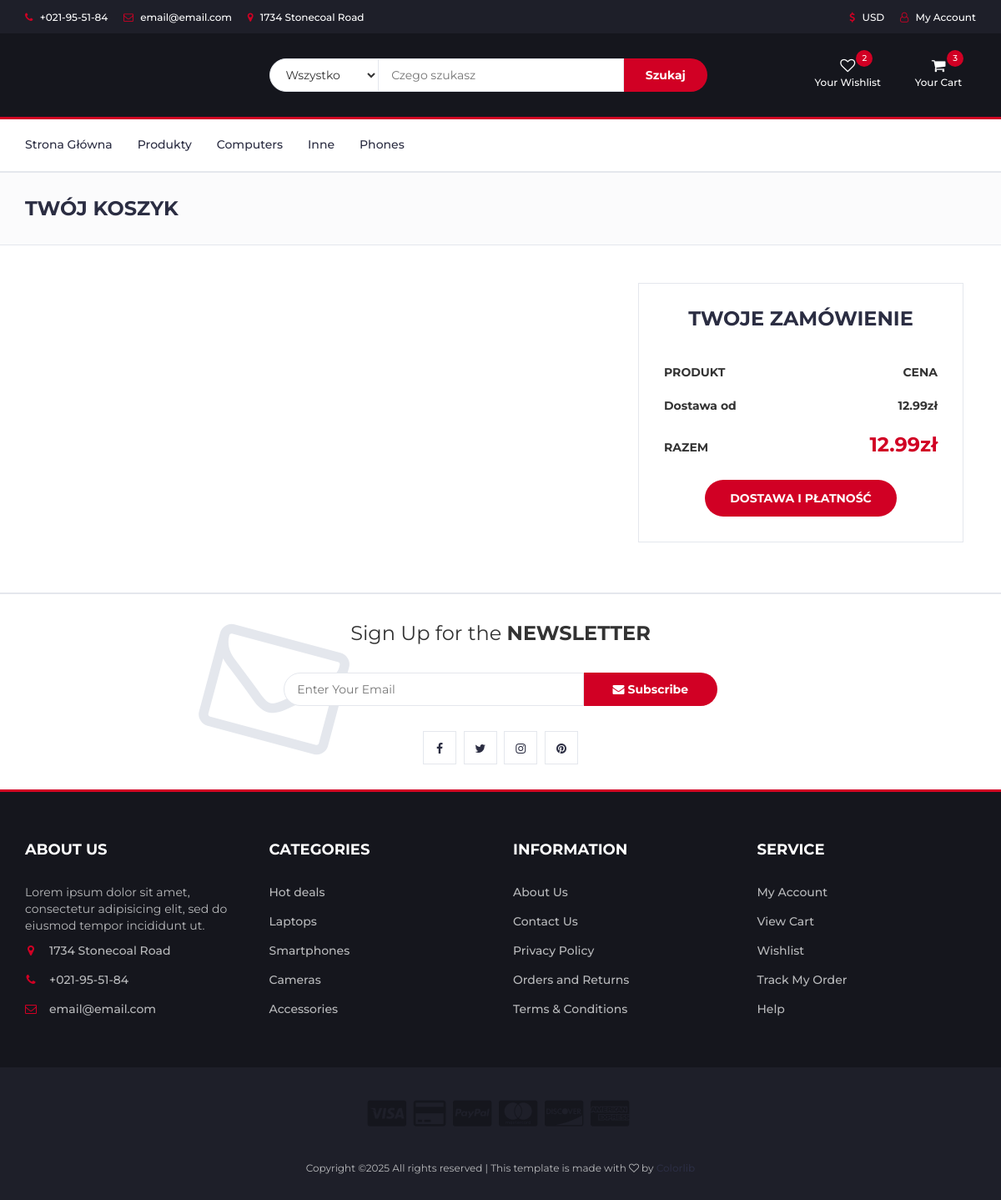
Before: /payments/cart/ (signed in) with the older database file.
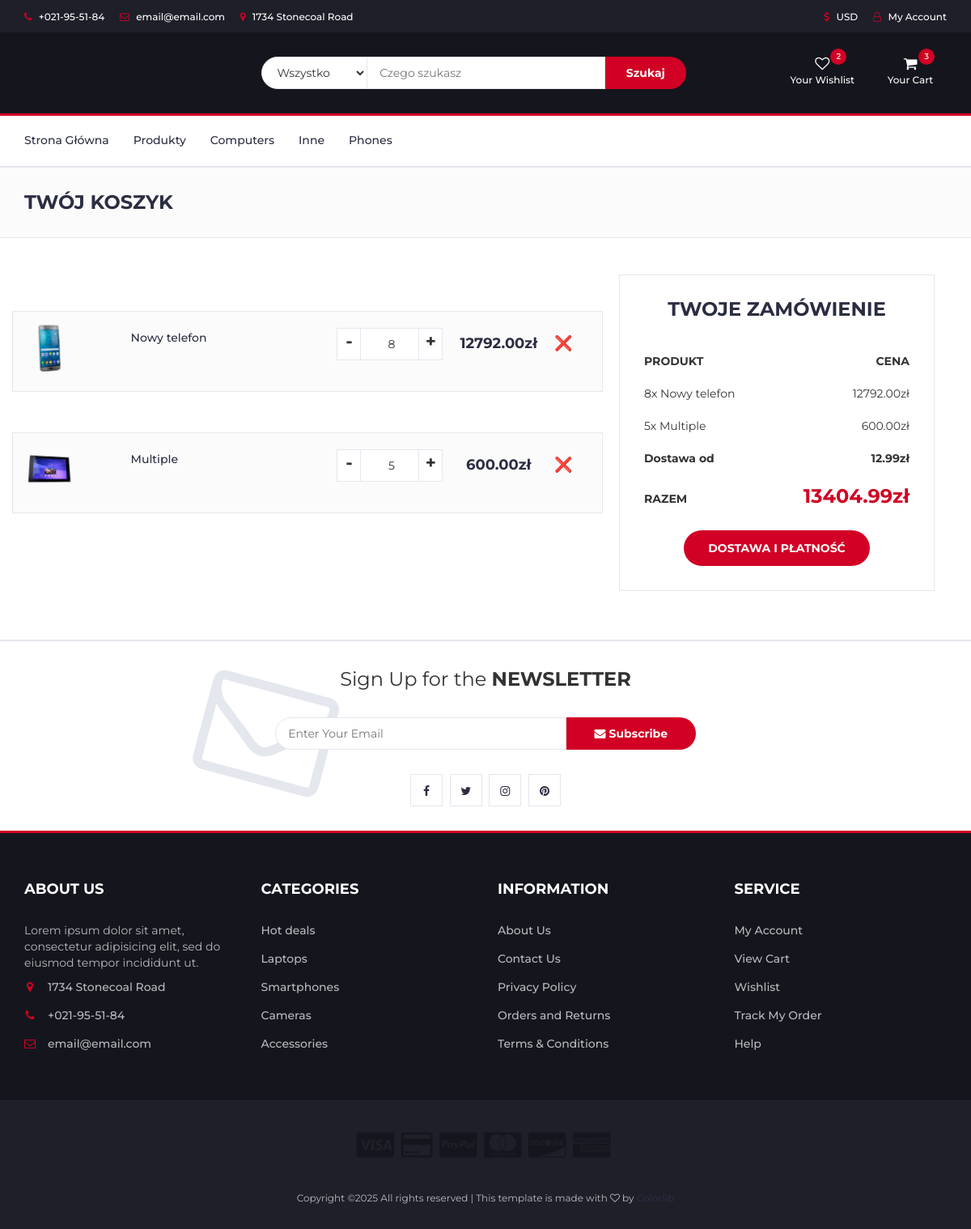
After: the same page with the newer database file.
### products/models.py (models this page shows, shortened)
class Category(models.Model):
    name = models.CharField(max_length=100, null=True)
    slug = models.SlugField(null=True, blank=True)
    banner = models.ImageField(blank=True)

class Product(models.Model):
    title = models.CharField(max_length=75)
    price = models.DecimalField(max_digits=6, default=0.00, decimal_places=2)
    description = models.TextField(blank=True)
    details = models.TextField(blank=True)
    slug = models.SlugField(null=True, blank=True)
    created_date = models.DateTimeField(auto_now_add=True)
    banner = models.ImageField(blank=True)
    quantity = models.PositiveIntegerField(default=0)
    sold_quantity = models.PositiveBigIntegerField(default=0)
    discount_percentage = models.DecimalField(max_digits=5, decimal_places=2, default=0.00)
    discounted_price = models.DecimalField(max_digits=6, decimal_places=2, default=0.00)
    is_new = models.BooleanField(default=False)
    category = models.ForeignKey(Category, on_delete=models.CASCADE, related_name='products', default="2")
    brand = models.ForeignKey(Brand, on_delete=models.CASCADE, related_name='products', null=True)

### payments/models.py (models this page shows, shortened)
class CartItem(models.Model):
    user = models.ForeignKey(User, on_delete=models.CASCADE, null=True, blank=True)
    product = models.ForeignKey(Product, on_delete=models.CASCADE)
    quantity = models.PositiveIntegerField(default=1)
    added_at = models.DateTimeField(auto_now_add=True)
    @property
    def total_price(self):
        return self.product.price * self.quantity

### payments/views.py (the view)
# urls.py: path('cart/', views.cart_detail, name="cart_detail"),
def cart_detail(request):
    categories = Category.objects.all().order_by('name').annotate(product_count=Count('products'))
    cart = Cart(request)
    cart_price = cart.get_cart_price()
    is_anymous = request.user.is_anonymous
    if request.user is not None and not is_anymous:
        cart = CartItem.objects.filter(user=request.user)
        base_fee = 12.99
        cart_price = 0
        for item in cart:
            cart_price += item.total_price
        cart_price = base_fee + float(cart_price)
    context = {
        'categories' : categories,
        'cart' : cart,
        'cart_price' : cart_price,
    }
    return render(request, 'carts/cart_detail.html', context)

### payments/models.py (called while the page is built)
    def get_cart_price(self):
        cart_price = 0
        base_fee = 12.99
        for item in self.cart:
            cart_price += self.get_total_price(item)
        cart_price = float(cart_price)
        return round(cart_price + base_fee, 2)

### payments/templates/carts/cart_detail.html (shortened to what this page needs)
{% extends 'layout.html' %}
{% block content %}
	<div id="breadcrumb" class="section">
		<div class="container">
			<div class="row">
				<div class="col-md-12">
					<h3 class="breadcrumb-header">Twój Koszyk</h3>
				</div>
			</div>
		</div>
	</div>
	<div class="section">
		<div class="container">
			<div class="row">
				<div class="col-md-8 row">
					<div class="cart-details">
						{% for item in cart %}
							<div id="cart-item-{{ item.product.id }}">
								<div class="cart-img">
									<img src="{{item.product.banner.url}}" />
								</div>
								<h5><a href="{% url 'products:page' slug=item.product.slug %}">{{ item.product.title }}</a></h5>
								<div class="cart-quantity">
									<div class="qty-label">
										<div class="input-number">
											<span class="qty-down">-</span>
											<input type="number" id="item-quantity-{{ item.product.id }}" value="{{item.quantity}}" min="0" max="{{item.product.quantity}}">
											<span class="qty-up">+</span>
										</div>
									</div>
									<div class="price-label">
										<h3 class="product-price">{{item.total_price}}zł</h3>
										<h4 class="remove-product"><a href="{% url 'payments:cart_remove' item.product.id %}">&#10060</a></h4>
									</div>
								</div>
							</div>
						{% endfor %}
					</div>
				</div>
				<div class="col-md-4 order-details">
					<div class="section-title text-center">
						<h3 class="title">Twoje zamówienie</h3>
					</div>
					<div class="order-summary">
						<div class="order-col">
							<div><strong>PRODUKT</strong></div>
							<div><strong>CENA</strong></div>
						</div>
						<div class="order-products">
							{% for item in cart %}
								<div class="order-col" id="order-item-{{item.product.id}}">
									<div>{{item.quantity}}x	{{item.product.title}}</div>
									<div>{{item.total_price}}zł</div>
								</div>
							{% endfor %}
						</div>
						<div class="order-col">
							<div><strong>Dostawa od</strong></div>
							<div><strong>12.99zł</strong></div>
						</div>
						<div class="order-col">
							<div><strong>RAZEM</strong></div>
							<div><strong class="order-total">{{cart_price}}zł</strong></div>
						</div>
					</div>
					<a href="/payments/order" class="primary-btn order-submit">Dostawa i płatność</a>
				</div>
			</div>
		</div>
	</div>
{% endblock %}

### templates/layout.html (shortened to what the changed rows need)
<!DOCTYPE html>
<html lang="pl">
    {% load static %}
	<head>
 		<link rel="stylesheet" href="{% static 'css/bootstrap.min.css' %}"/>
 		<link type="text/css" rel="stylesheet" href="{% static 'css/slick.css' %}"/>
 		<link type="text/css" rel="stylesheet" href="{% static 'css/slick-theme.css' %}"/>
 		<link type="text/css" rel="stylesheet" href="{% static 'css/nouislider.min.css' %}"/>
 		<link rel="stylesheet" href="{% static 'css/font-awesome.min.css' %}">
 		<link type="text/css" rel="stylesheet" href="{% static 'css/style.css' %}"/>
    </head>
	<body>
		<nav id="navigation">
			<div class="container">
				<div id="responsive-nav">
					<ul class="main-nav nav navbar-nav">
						{% for category in categories %}
							{% if category.slug in request.path %}
								<li class="active">
									<a href="{% url 'products:list_category' category=category.slug %}">{{ category.name }}</a>
								</li>
							{% else %}
								<li>
									<a href="{% url 'products:list_category' category=category.slug %}">{{ category.name }}</a>
								</li>
							{% endif %}
						{% endfor %}
					</ul>
				</div>
			</div>
		</nav>
        {% block content %}
        {% endblock%}
	</body>
</html>

Changed rows visible on the page:
added CartItem: product.banner (picture), product "Nowy telefon", quantity "8", total_price "12792.00"
added CartItem: product.banner (picture), product "Multiple", product.id "5", total_price "600.00", quantity "5"
Other visible differences:
{{ cart_price }}: "12.99" → "13404.99"
